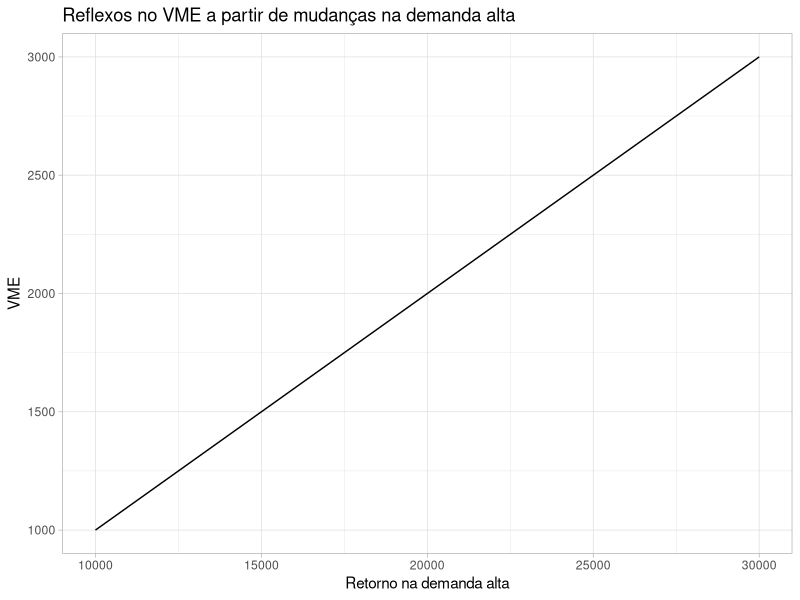
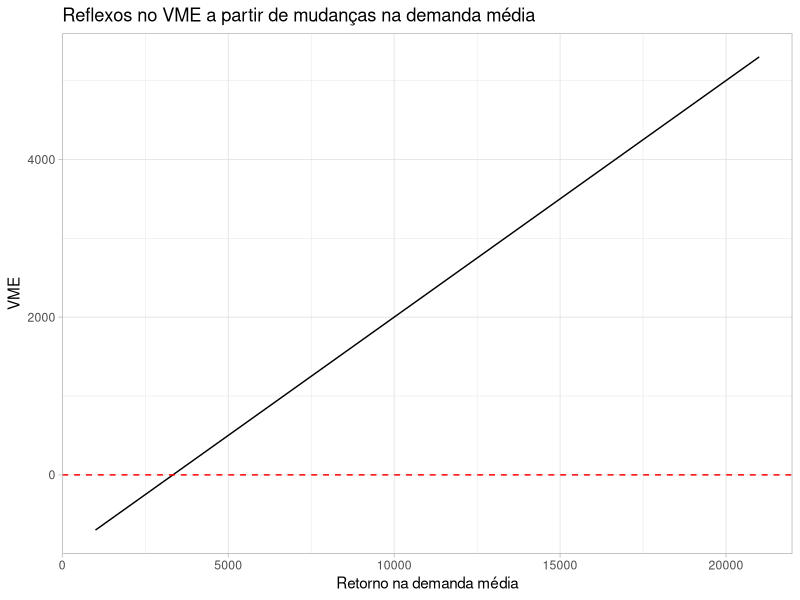
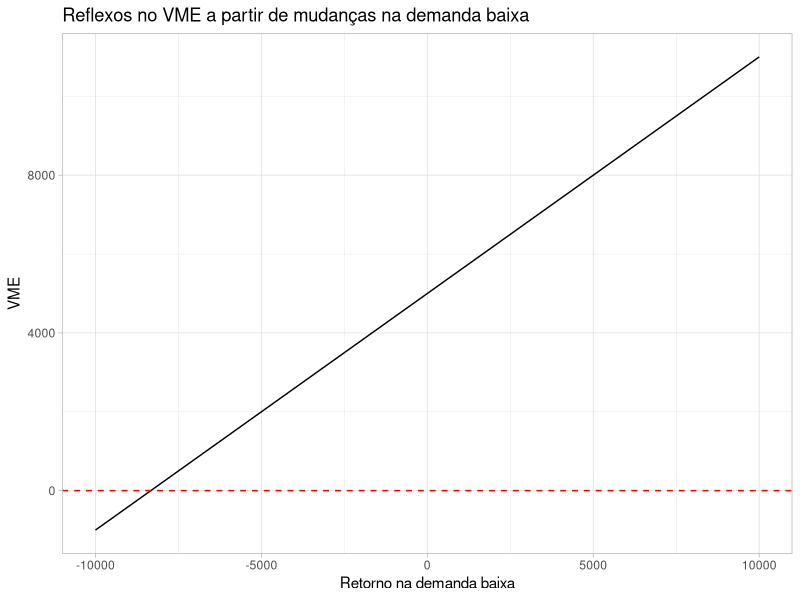

Here is the R script that generated these plots, in order:
## ---- chunk 1
no_de_prob <- function(prob,valores) {
  teste <- sum(prob)==1
  if (teste) {
   vme <- sum(prob*valores)
  } 
  else {

  vme <- "Probabilidades devem somar 1"
    
  }
 return(vme) 
}

(vme <- no_de_prob(c(0.1,0.3,0.6), c(20000,10000, -5000)))

no_de_dec <- function(vmes, ramo) {
  maior_vme <- max(vmes)
  ramo <- which.max(vmes)
  decisao <- c(maior_vme, ramo)
  return(decisao)
}

no_de_dec(c(vme,0),)

  
## ---- chunk 2
alta <- seq(10000,30000, by=1000)
media <- seq(1000,21000, by=1000)
baixa <- seq(-10000,10000, by=1000)

vme_a <- rep(0, length(alta))
vme_m <- rep(0, length(media))
vme_b <- rep(0, length(baixa))
for (i in 1:length(alta)) {
  vme_a[i] <- no_de_prob(c(0.1,0.3,0.6), c(alta[i],10000, -5000))
  vme_m[i] <- no_de_prob(c(0.1,0.3,0.6), c(20000,media[i], -5000))
  vme_b[i] <- no_de_prob(c(0.1,0.3,0.6), c(20000,10000, baixa[i]))
}
sens_vme <- data.frame(alta,vme_a,media,vme_m,baixa,vme_b)
## ---- chunk 3
library(ggplot2)
ggplot(sens_vme, aes(x=alta, y=vme_a)) + geom_line() + 
  theme_light() + labs(title = "Reflexos no VME a partir de mudanças na demanda alta") + xlab("Retorno na demanda alta") + ylab("VME")

ggplot(sens_vme, aes(x=media, y=vme_m)) + geom_line() + 
  theme_light() + labs(title = "Reflexos no VME a partir de mudanças na demanda média") + xlab("Retorno na demanda média") + ylab("VME") +
  geom_hline(yintercept=0, linetype="dashed", color = "red")

ggplot(sens_vme, aes(x=baixa, y=vme_b)) + geom_line() + 
  theme_light() + labs(title = "Reflexos no VME a partir de mudanças na demanda baixa") + xlab("Retorno na demanda baixa") + ylab("VME") + geom_hline(yintercept=0, linetype="dashed", color = "red")
## ---- chunk 4
men_zero <- vme_m<0
data.frame(vme_m[men_zero], media[men_zero])
men_zero <- vme_b<0
data.frame(vme_b[men_zero], baixa[men_zero])
sens_vme
